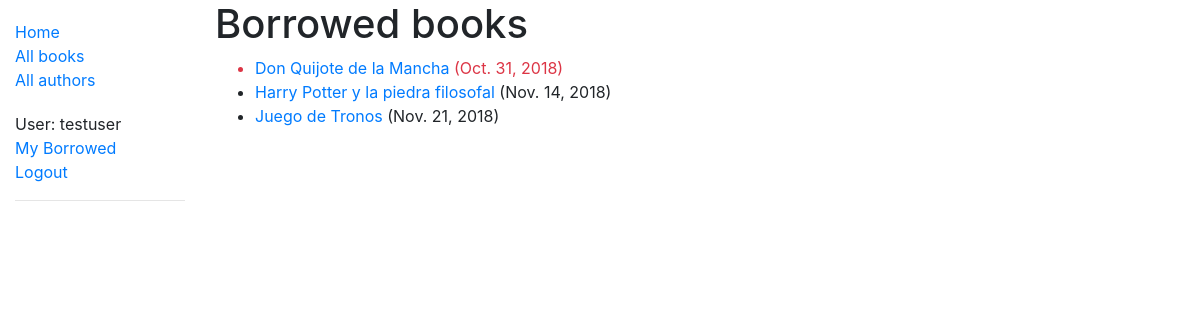
/catalog/mybooks/ (signed in), run on the app's committed database.
### catalog/models.py (models this page shows, shortened)
class BookInstance(models.Model):
    id = models.UUIDField(primary_key=True, default=uuid.uuid4, help_text='Unique ID for this particular book across whole library')
    book = models.ForeignKey('Book', on_delete=models.SET_NULL, null=True)
    imprint = models.CharField(max_length=200)
    due_back = models.DateField(null=True, blank=True)
    LOAN_STATUS = (
        ('m','Maintenance'),
        ('o','On loan'),
        ('a','Available'),
        ('r','Reserved'),
    )
    status = models.CharField(
        max_length=1,
        choices=LOAN_STATUS,
        blank=True,
        default='m',
        help_text='Book availability',
    )
    borrower = models.ForeignKey(User, on_delete=models.SET_NULL, null=True, blank=True)
    @property
    def is_overdue(self):
        if self.due_back and date.today() > self.due_back:
            return True
        return False
    class Meta:
        ordering = ['due_back']
        permissions = (('can_mark_returned','Set book as returned'),)

class Book(models.Model):
    title = models.CharField(max_length=200)
    author = models.ForeignKey('Author', on_delete=models.SET_NULL, null=True)
    summary = models.TextField(max_length=1000, help_text='Enter a brief description of the book')
    isbn = models.CharField('ISBN', max_length=13, help_text='13 Character <a href="https://www.isbn-international.org/content/what-isbn">ISBN number</a>')
    genre = models.ManyToManyField(Genre, help_text='Select a genre for this book')
    language = models.ForeignKey('Language', on_delete=models.SET_NULL, null=True)
    def display_genre(self):
        '''Create a string for the Genre. This is required to display genre in Admin.'''
        return ', '.join(genre.name for genre in self.genre.all()[:3])
    display_genre.short_description = 'Genre'

### catalog/views.py (the view)
# urls.py: path('mybooks/', views.LoanedBooksByUserListView.as_view(), name='my-borrowed'),
class LoanedBooksByUserListView(LoginRequiredMixin, generic.ListView):
    model = BookInstance
    template_name = 'catalog/bookinstance_list_borrowed_user.html'
    paginate_by = 10
    def get_queryset(self):
        return BookInstance.objects.filter(borrower=self.request.user).filter(status__exact='o').order_by('due_back')

### catalog/templates/catalog/bookinstance_list_borrowed_user.html (shortened to what this page needs)
{% extends "base_generic.html" %}
{% block content %}
    <h1>Borrowed books</h1>
    {% if bookinstance_list %}
    <ul>
        {% for bookinst in bookinstance_list %}
            <li class="{% if bookinst.is_overdue %}text-danger{% endif %}">
                <a href="{% url 'book-detail' bookinst.book.pk %}">{{ bookinst.book.title }}</a> ({{ bookinst.due_back }})
            </li>
        {% endfor %}
    </ul>
    {% else %}
    <p>There are no books borrowed.</p>
    {% endif %}
{% endblock %}

### catalog/templates/base_generic.html (shortened to what this page needs)
<!DOCTYPE html>
<html lang="en">
<head>
    <link rel="stylesheet" href="https://stackpath.bootstrapcdn.com/bootstrap/4.1.3/css/bootstrap.min.css">
    {% load static %}
    <link rel="stylesheet" href="{% static 'css/styles.css' %}">
</head>
<body>
    <div class="container-fluid">
        <div class="row">
            <div class="col-sm-2">
            {% block sidebar %}
                <ul class="sidebar-nav">
                    <li><a href="{% url 'index' %}">Home</a></li>
                    <li><a href="{% url 'books' %}">All books</a></li>
                    <li><a href="{% url 'authors' %}">All authors</a></li>
                </ul>
                <ul class="sidebar-nav">
                    {% if user.is_authenticated %}
                    <li>User: {{ user.get_username }}</li>
                    <li><a href="{% url 'my-borrowed' %}">My Borrowed</a></li>
                    <li><a href="{% url 'logout' %}?next={{request.path}}">Logout</a></li>
                    {% else %}
                    <li><a href="{% url 'login' %}?next={{ request.path }}">Login</a></li>
                    {% endif %}
                </ul>
                <hr>
            {% endblock %}
            </div>
            <div class="col-sm-10 ">
                {% block content %}{% endblock %}
            </div>
        </div>
    </div>
</body>
</html>

### catalog/static/css/styles.css (style rules this page uses)
.sidebar-nav { margin-top: 20px; padding: 0; list-style: none; }

### data on the page
BookInstance: book "Don Quijote de la Mancha", due_back "Oct. 31, 2018"
BookInstance: book "Harry Potter y la piedra filosofal", due_back "Nov. 14, 2018"
BookInstance: book "Juego de Tronos", due_back "Nov. 21, 2018"

### other printed values
{{ user.get_username }} "testuser"
